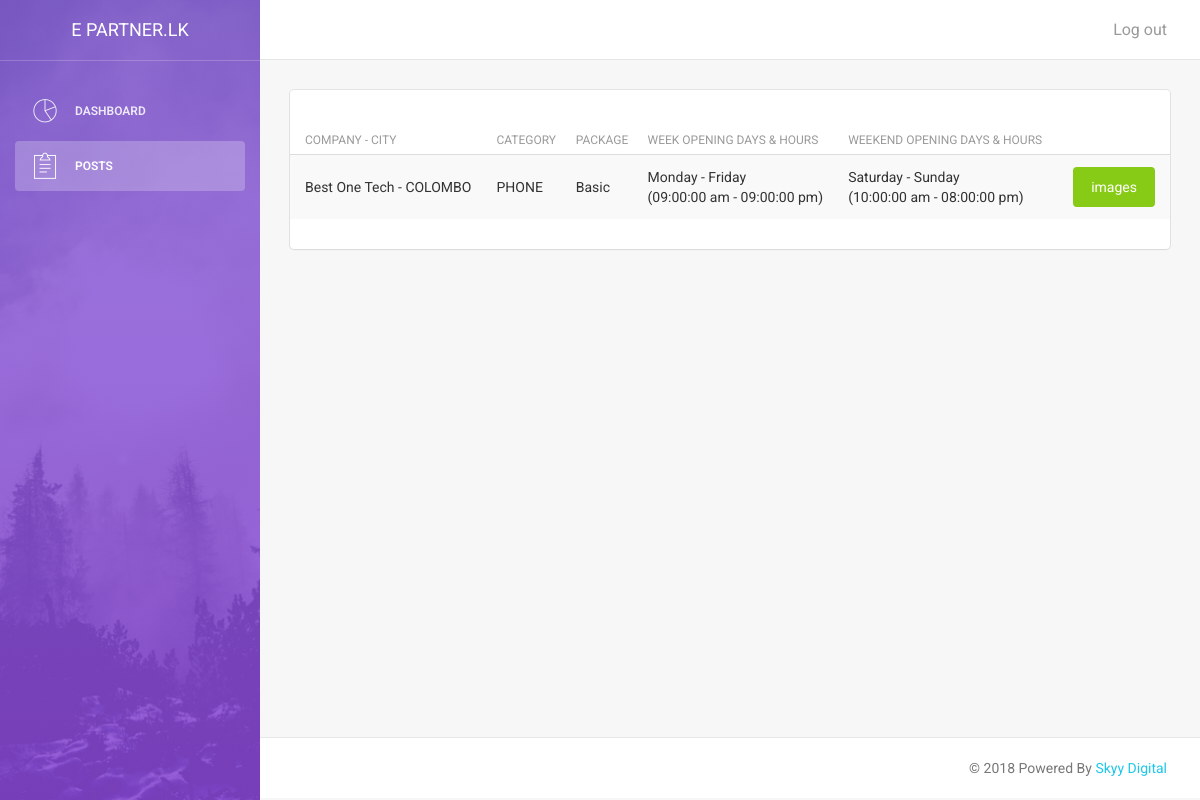
The page /user/client/post.php (signed in) on the database its author committed.
### tables this page shows
CREATE TABLE `posts` (
  `P_ID` int(11) NOT NULL,
  `C_ID` int(11) NOT NULL,
  `Client` int(11) NOT NULL,
  `Package_ID` int(11) NOT NULL,
  `Post_Name` varchar(50) NOT NULL,
  `City` varchar(30) NOT NULL,
  `Moto` varchar(75) NOT NULL,
  `Des` text NOT NULL,
  `Geo` text NOT NULL,
  `Opening` time NOT NULL,
  `Closing` time NOT NULL,
  `Opening1` time NOT NULL,
  `Closing1` time NOT NULL,
  `Opening_Day` int(1) NOT NULL,
  `Closing_Day` int(1) NOT NULL,
  `Opening_day1` int(1) NOT NULL,
  `Closing_day2` int(1) NOT NULL,
  `web` varchar(50) NOT NULL,
  `phone` varchar(13) NOT NULL,
  `U_ID` int(11) NOT NULL,
  `Post_Date` date NOT NULL
);

CREATE TABLE `category` (
  `C_ID` int(11) NOT NULL,
  `Category` varchar(15) NOT NULL,
  `Link` varchar(50) NOT NULL,
  `U_ID` int(11) NOT NULL,
  `Date` date NOT NULL
);

CREATE TABLE `package` (
  `Package_ID` int(11) NOT NULL,
  `Package_Name` varchar(10) NOT NULL,
  `Added_ID` int(11) NOT NULL
);

### user/client/post.php (the view, shortened to what this page needs)
?><!doctype html>
<html lang="en">
<head>
    <link href="assets/css/bootstrap.min.css" rel="stylesheet" />
    <link href="assets/css/animate.min.css" rel="stylesheet"/>
    <link href="assets/css/light-bootstrap-dashboard.css?v=1.4.0" rel="stylesheet"/>
    <link href="assets/css/demo.css" rel="stylesheet" />
    <link href="http://maxcdn.bootstrapcdn.com/font-awesome/4.2.0/css/font-awesome.min.css" rel="stylesheet">
    <link href="assets/css/pe-icon-7-stroke.css" rel="stylesheet" />
</head>
<body>
<div class="wrapper">
    <div class="sidebar" data-color="purple" data-image="assets/img/sidebar-5.jpg">
        <div class="sidebar-wrapper">
            <div class="logo">
                <a href="index.php" class="simple-text">
                    E Partner.lk
                </a>
            </div>
            <ul class="nav">
                <li>
                    <a href="index.php">
                        <i class="pe-7s-graph"></i>
                        <p>Dashboard</p>
                    </a>
                </li>
                <li class="active">
                    <a href="post.php">
                        <i class="pe-7s-note2"></i>
                        <p>Posts</p>
                    </a>
                </li>
            </ul>
        </div>
    </div>
    <div class="main-panel">
        <?php
        include 'menu.php';
        ?>
        <div class="content">
            <div class="container-fluid">
                <div class="row">
                    <div class="col-md-12">
                        <div class="card">
                            <div class="header">
                            </div>
                            <div class="content table-responsive table-full-width">
                                <table class="table table-hover table-striped">
                                    <thead>
                                    <th>Company - City</th>
                                    <th>Category</th>
                                    <th>Package</th>
                                    <th>week Opening Days & Hours</th>
                                    <th>weekend Opening Days & Hours</th>
                                    <th> </th>
                                    </thead>
                                    <tbody>
                                    <?php
                                    $cli=$_SESSION['id'];
                                    include '../connection.php';
                                    $cate=$db->query("SELECT package.Package_Name,posts.Opening_day1,posts.Closing_day2,posts.Closing1,posts.Opening1,posts.P_ID,posts.Post_Name,posts.City,category.Category,posts.Opening,posts.Closing,posts.Closing_Day,posts.Opening_Day,users.F_Name,users.L_Name FROM posts INNER JOIN category ON category.C_ID=posts.C_ID INNER JOIN users ON users.U_ID=posts.U_ID INNER JOIN package ON posts.Package_ID=package.Package_ID INNER JOIN client ON client.Client_ID=posts.Client WHERE client.Client_ID='$cli' ORDER BY posts.P_ID DESC");
                                    while ($allcate=$cate->fetch_assoc()){
                                        ?>
                                        <tr>
                                            <td><?php echo $allcate['Post_Name'].' - '.$allcate['City'];?></td>
                                            <td><?php echo $allcate['Category'];?></td>
                                            <td><?php echo $allcate['Package_Name'];?></td>
                                            <td><?php
                                                $op=$allcate['Opening'];
                                                $cl=$allcate['Closing'];
                                                $date = new DateTime($op);
                                                $date2 = new DateTime($cl);
                                                $opening=$date->format('h:i:s a') ;
                                                $closing=$date2->format('h:i:s a') ;
                                                $day1=$allcate['Opening_Day'];
                                                $day2=$allcate['Closing_Day'];
                                                $days1 = $day1;
                                                $days2 = $day2;
                                                switch ($days1) {case "2":echo "Tuesday - ";break;
                                                    default:$d1="Monday - ";
                                                }
                                                switch ($days2) {
                                                    case "5":$d2="Friday";break;
                                                }
                                                echo $d1.$d2.'<br>('.$opening." - ".$closing.')';?></td>
                                            <td><?php
                                               $op1=$allcate['Opening1'];
                                                $cl1=$allcate['Closing1'];
                                                $wdate = new DateTime($op1);
                                                $wdate2 = new DateTime($cl1);
                                                $Opening1=$wdate->format('h:i:s a') ;
                                                $Closing1=$wdate2->format('h:i:s a') ;
                                                $wday1=$allcate['Opening_day1'];
                                                $wday2=$allcate['Closing_day2'];
                                                $wdays1 = $wday1;
                                                $wdays2 = $wday2;
                                                switch ($wdays1) {case "2":echo "Tuesday - ";break;
                                                    case "6":$d3="Saturday - ";break;
                                                }
                                                switch ($wdays2) {
                                                    case "7":$d4="Sunday";break;
                                                }
                                                echo $d3.$d4.'<br>('.$Opening1." - ".$Closing1.')';?></td>
                                            <td>
                                                <form action="newimages.php?ID=<?php echo $allcate['P_ID'];?>" method="post">
                                                    <button type="submit" class="btn btn-success btn-fill pull-right">images</button>
                                                </form>
                                            </td>
                                        </tr>
                                        <?php
                                    }
                                    ?>
                                    </tbody>
                                </table>
                            </div>
                        </div>
                    </div>
                </div>
                </div>
            </div>
            <?php
            include 'footer.php';
            ?>
        </div>
    </div>
</body>
</html>

### rows shown on the page
posts: Post_Name "Best One Tech", City "COLOMBO", C_ID.Category "PHONE", Package_ID.Package_Name "Basic", Opening_Day "Monday -", Closing_Day "Friday", Opening "09:00:00 am", Closing "09:00:00 pm", Opening_day1 "Saturday -", Closing_day2 "Sunday", Opening1 "10:00:00 am", Closing1 "08:00:00 pm"
